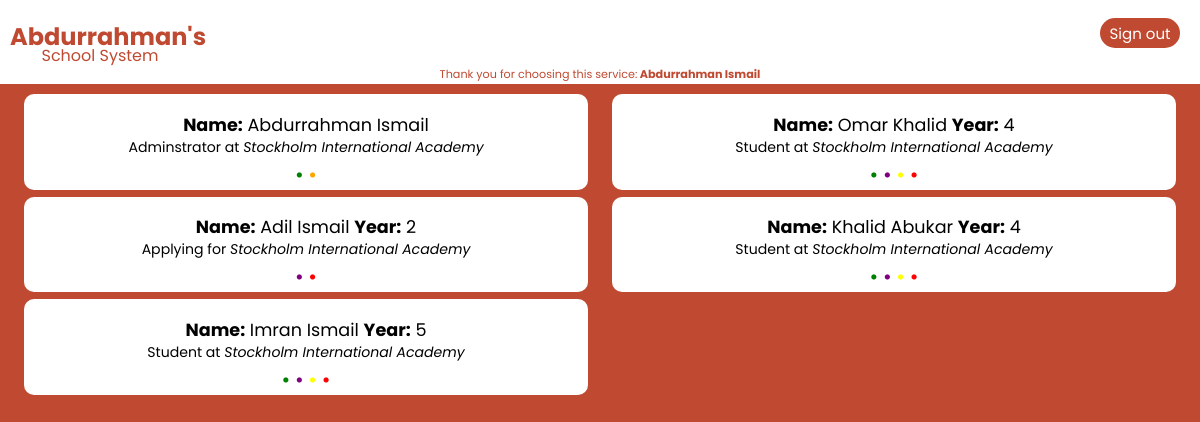
Page /database (signed in) on the committed database.
### webserver.py (models this page shows)
class User(UserMixin, db.Model):
    id = db.Column(db.Integer, primary_key=True)
    name = db.Column(db.String(50), unique=True)
    password = db.Column(db.Integer)
    date_created = db.Column(db.DateTime, default=datetime.now)
    online = db.Column(db.Boolean, default=False)
    year = db.Column(db.String(1))
    school = db.Column(db.String(50))
    admin = db.Column(db.Boolean, default=False)
    admin_school = db.Column(db.String(50))
    verified = db.Column(db.Boolean, default=False)

### webserver.py (the view)
@app.route('/database')
def get_users():
    users = User.query.order_by(User.id).all()
    return render_template("users.html", users=users)

### webserver.py (called while the page is built)
@login_manager.user_loader
def get_user(ident):
  return User.query.get(int(ident))

### templates/users.html (shortened to what this page needs)
<!DOCTYPE html>
<html lang="en" dir="ltr">
  <head>
    <link rel="stylesheet" href="{{ url_for('static', filename='styles/style.css') }}">
  </head>
  <body>
    {% include "navbar.html" %}
    {% for user in users %}
    {% if user.school == current_user.school %}
      <div class="ur" style="float: left; margin-bottom: 7px;">
        {% if user.admin == true %}
          <p style="margin-bottom: -5px;"><strong>Name:</strong> {{ user.name }}</p>
          <a style="color: black; font-size: 80%;">Adminstrator at <i>{{ user.admin_school }}</i></a>
          <br>
        {% elif user.verified %}
          <p style="margin-bottom: -5px;"><strong>Name:</strong> {{ user.name }} <strong>Year:</strong> {{ user.year }}</p>
          <a style="color: black; font-size: 80%;">Student at <i>{{ user.school }}</i></a>
          <br>
        {% else %}
          <p style="margin-bottom: -5px;"><strong>Name:</strong> {{ user.name }} <strong>Year:</strong> {{ user.year }}</p>
          <a style="color: black; font-size: 80%;">Applying for <i>{{ user.school }}</i></a>
          <br>
        {% endif %}
        {% if user.verified %}
          <a style="color: green; font-size: 120%;">•</a>
          {% if not user.admin and current_user.admin == True %}
          <a style="color: purple; font-size: 120%;" href="unverify/{{ user.id }}">•</a>
          {% endif %}
        {% elif current_user.admin == True %}
          <a style="color: purple; font-size: 120%;" href="verify/{{ user.id }}">•</a>
        {% endif %}
        {% if current_user.name == user.name %}
          <a style="color: orange; font-size: 120%;">•</a>
        {% endif %}
        {% if current_user.admin == True %}
          {% if not user.name == current_user.name and user.verified %}
            <a href="user/{{ user.name }}" style="color: yellow; font-size: 120%;">•</a>
          {% endif %}
        {% endif %}
        {% if current_user.admin == True %}
          {% if not user.name == current_user.name %}
            <a href="delete/{{ user.id }}" style="color: red; font-size: 120%;">•</a>
          {% endif %}
        {% endif %}
        <br>
      </div>
    {% endif %}
    {% endfor %}
  </body>
</html>

### templates/navbar.html (shortened to what this page needs)
<!DOCTYPE html>
<html lang="en" dir="ltr">
  <head>
    <link rel="stylesheet" href="{{ url_for('static', filename='styles/style.css') }}">
  </head>
  <body>
    <div class="nb">
      <p class="lt"><strong>Abdurrahman's</strong></p><p style="float:left; margin-top: -35px; text-align: center; width: 200px; color: #bf4a31;">School System</p>
      {% if current_user.is_authenticated == False %}
        <button class="lrb" type="button" name="button"><a href="authorize">Sign in</a></button>
      {% else %}
        <button class="lrb" type="button" name="button"><a href="unauthorize/{{ current_user.name }}/{{ current_user.id }}" method="POST">Sign out</a></button>
        <p style="float: right; margin-top: -18px; text-align: center; font-size: 70%; width: 100%; color: #bf4a31;">Thank you for choosing this service:<strong> {{ current_user.name }}</strong></p>
      {% endif %}
    </div>
  </body>
</html>

### static/styles/style.css (style rules this page uses)
body { position: relative; padding: 0; margin: 0; height: auto; width: 100%; font-family: 'Poppins', sans-serif; background-color: #bf4a31; }
a { text-decoration: none; text-decoration-style: none; color: #bf4a31; }
.nb { margin-top: -25px; height: 85px; background-color: white; }
.lt { padding-top: 20px; padding-left: 10px; font-size: 150%; color: #bf4a31; }
.lrb { margin-right: 20px; width: 80px; height: 30px; float: right; margin-top: -60px; border: 0; background-color: #bf4a31; color: white; font-family: 'Poppins', sans-serif; font-size: 15px; border-radius: 20px; }
.lrb a { color: white; }
.ur { margin-left: 2%; width: 47%; height: auto; background-color: white; text-align: center; font-size: 110%; border-radius: 10px; }

### rows in the picture
User: name "Abdurrahman Ismail", admin_school "Stockholm International Academy"
User: name "Omar Khalid", year "4", school "Stockholm International Academy"
User: name "Adil Ismail", year "2", school "Stockholm International Academy"
User: name "Khalid Abukar", year "4", school "Stockholm International Academy"
User: name "Imran Ismail", year "5", school "Stockholm International Academy"
